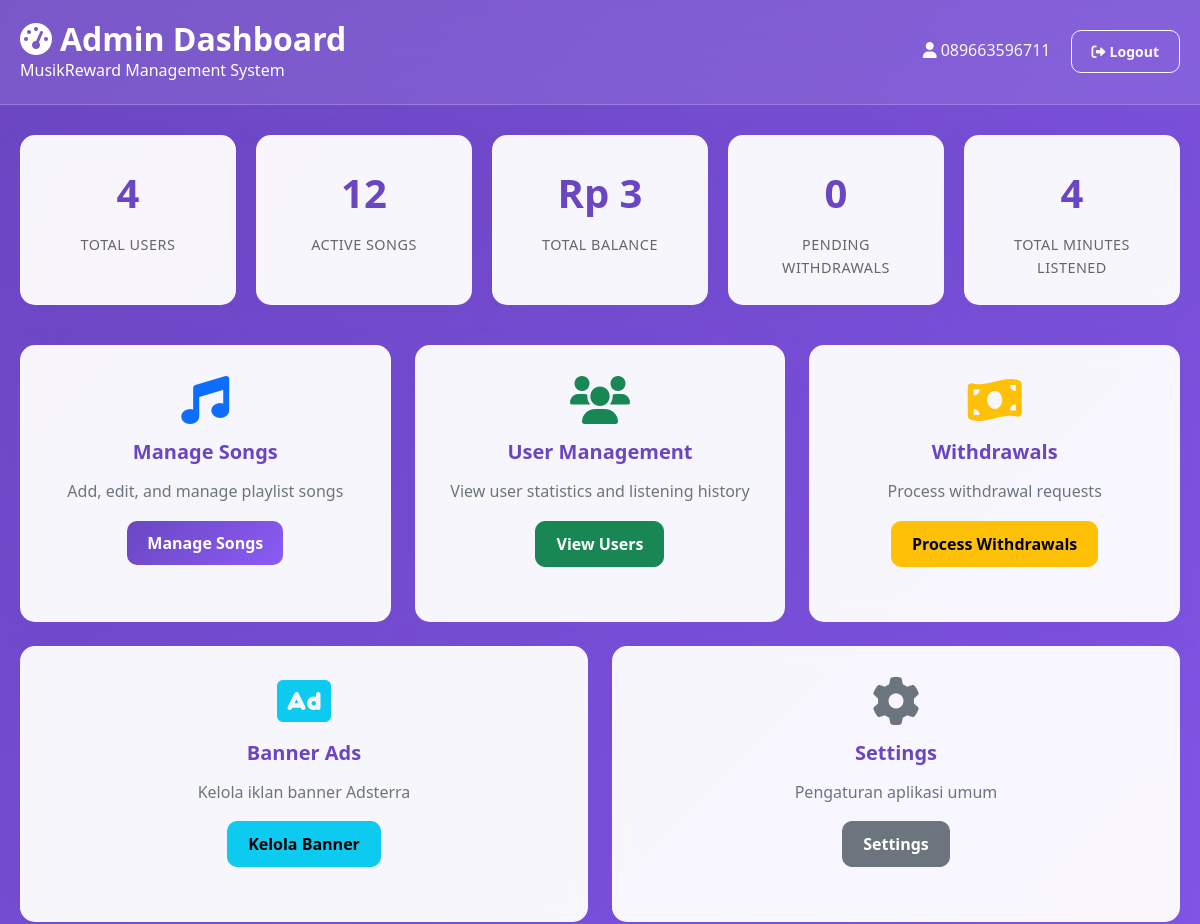
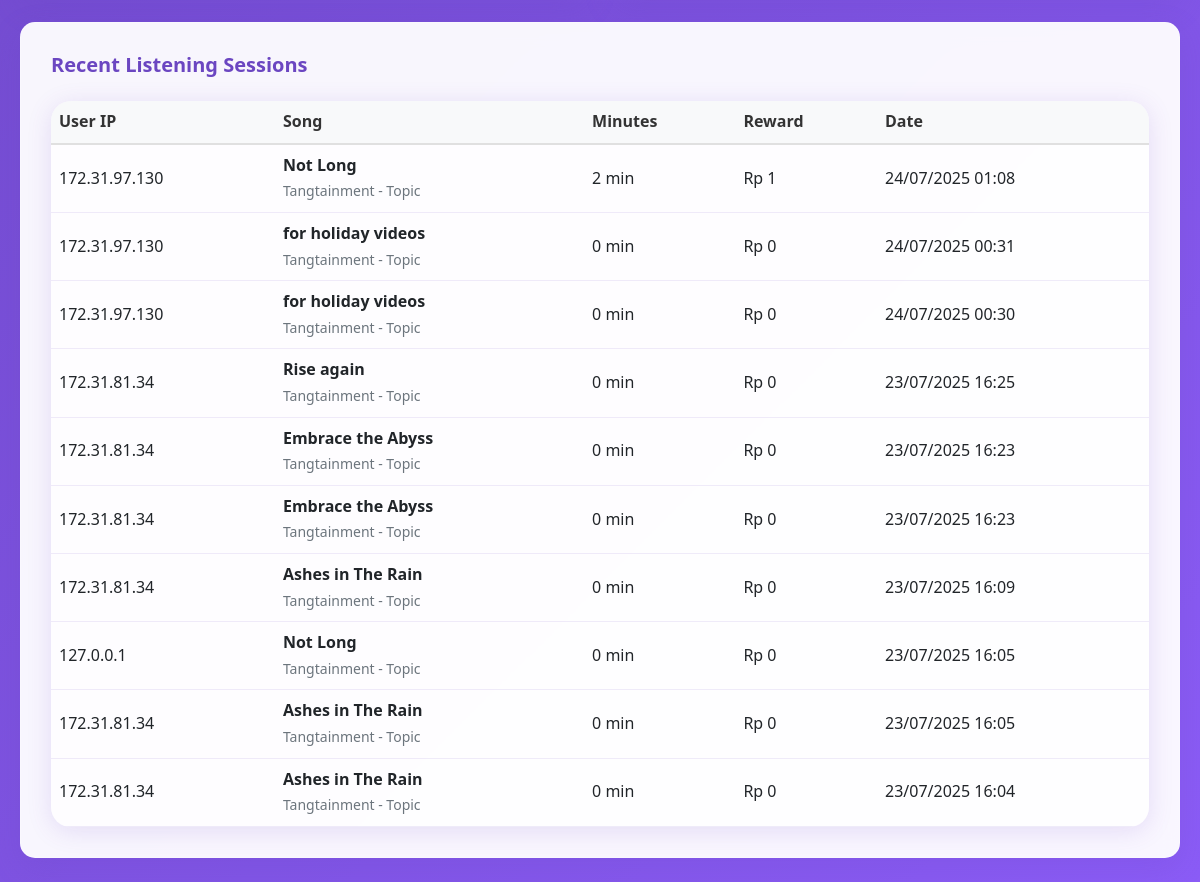
Before: /admin/index.php (signed in) with the older database file (2 pictures, top to bottom).
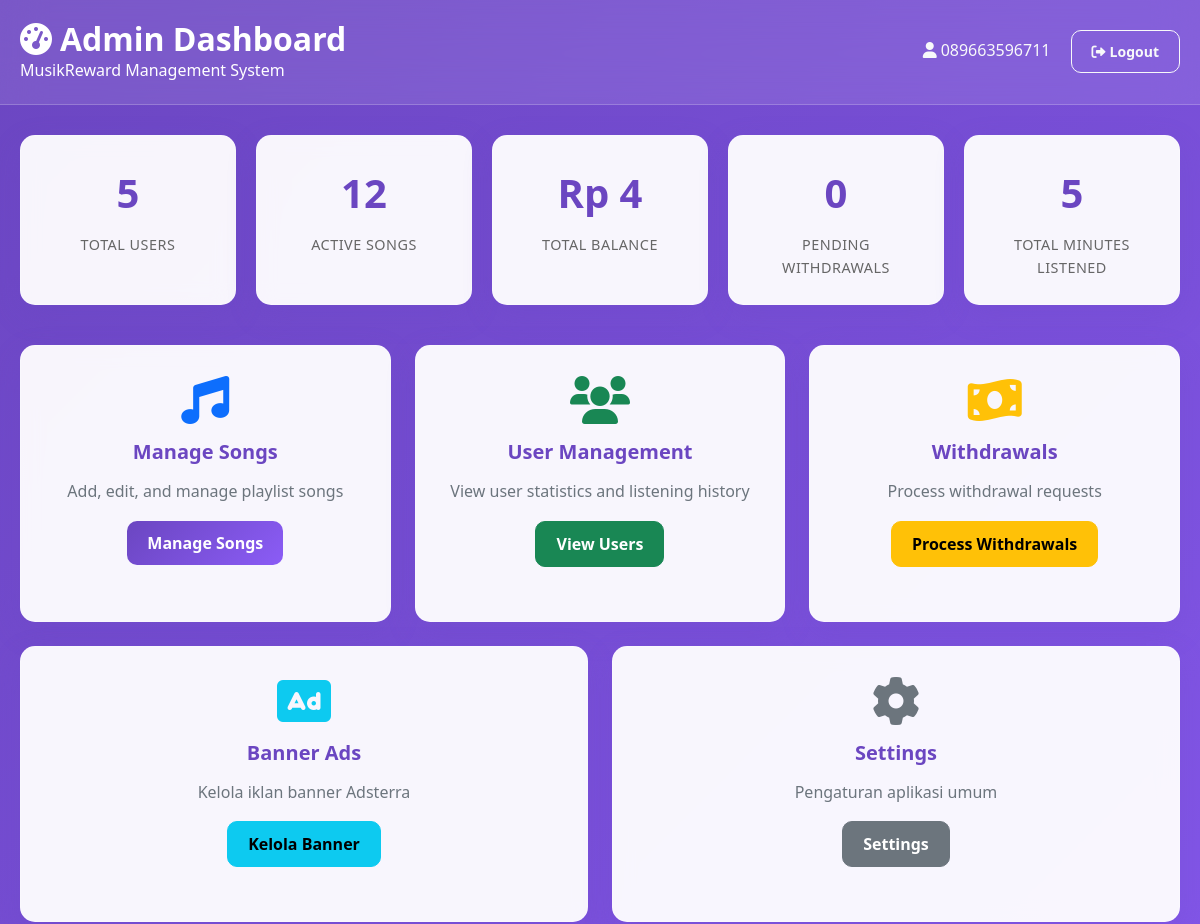
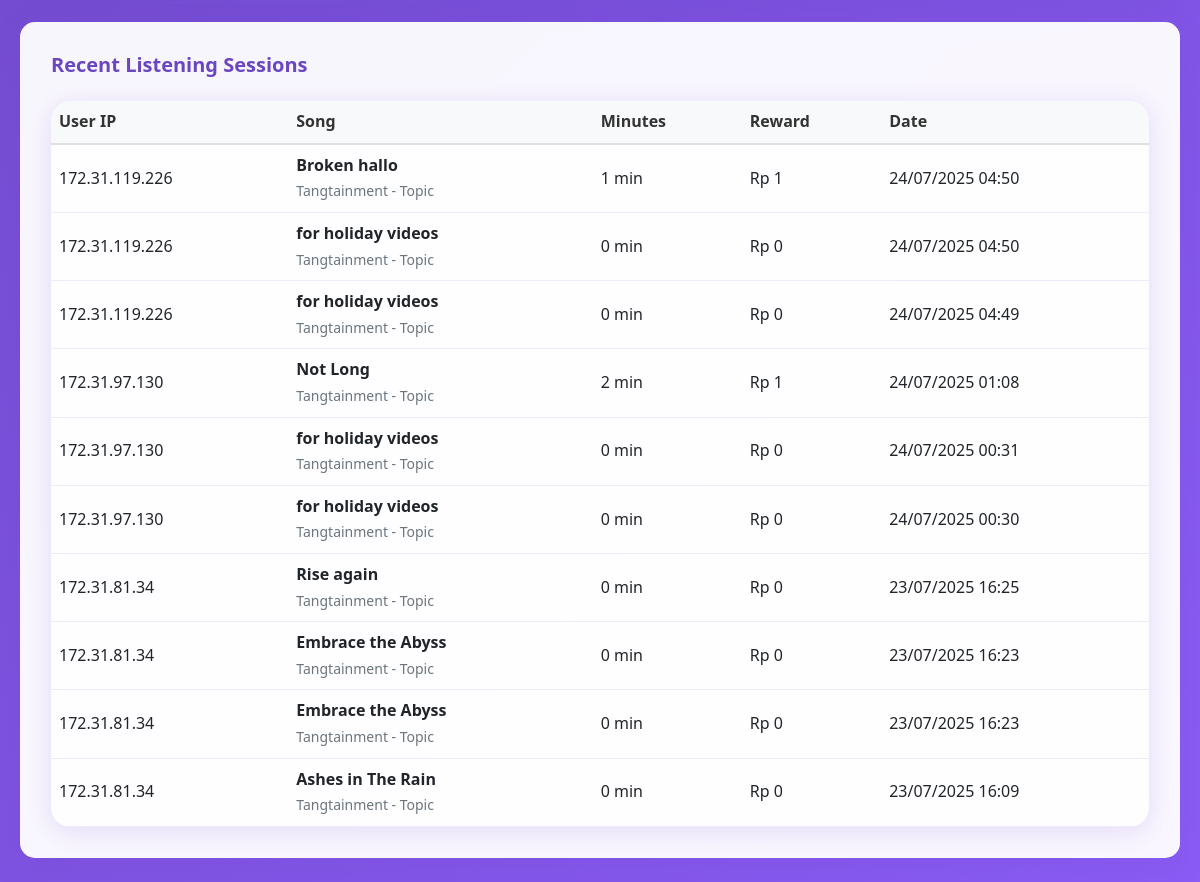
After: the same page with the newer database file (2 pictures, top to bottom).
### tables this page shows
CREATE TABLE listening_sessions (
            id INTEGER PRIMARY KEY AUTOINCREMENT,
            user_ip TEXT NOT NULL,
            song_id INTEGER NOT NULL,
            minutes_listened INTEGER DEFAULT 0,
            reward_earned REAL DEFAULT 0.00,
            completed INTEGER DEFAULT 0,
            created_at DATETIME DEFAULT CURRENT_TIMESTAMP,
            FOREIGN KEY (song_id) REFERENCES songs(id)
        );

CREATE TABLE songs (
            id INTEGER PRIMARY KEY AUTOINCREMENT,
            youtube_id TEXT NOT NULL,
            title TEXT NOT NULL,
            artist TEXT NOT NULL,
            thumbnail_url TEXT,
            duration INTEGER DEFAULT 0,
            is_active INTEGER DEFAULT 1,
            created_at DATETIME DEFAULT CURRENT_TIMESTAMP
        );

### admin/index.php (the view, shortened to what the changed rows need)
<?php
require_once '../config/database.php';
$stmt = $pdo->query("SELECT COUNT(*) as total_users FROM users");
$totalUsers = $stmt->fetch()['total_users'];
$stmt = $pdo->query("SELECT SUM(balance) as total_balance FROM users");
$totalBalance = $stmt->fetch()['total_balance'] ?: 0;
$stmt = $pdo->query("SELECT SUM(minutes_listened) as total_minutes FROM listening_sessions");
$totalMinutes = $stmt->fetch()['total_minutes'] ?: 0;
?>
<!DOCTYPE html>
<html lang="id">
<head>
    <link href="https://cdn.jsdelivr.net/npm/bootstrap@5.1.3/dist/css/bootstrap.min.css" rel="stylesheet">
    <link href="https://cdnjs.cloudflare.com/ajax/libs/font-awesome/6.0.0/css/all.min.css" rel="stylesheet">
    <link href="../assets/css/style.css?v=<?= time() ?>" rel="stylesheet">
</head>
<body>
    <div class="admin-header">
        <div class="container">
            <div class="d-flex justify-content-between align-items-center">
                <div>
                    <h1><i class="fas fa-tachometer-alt me-2"></i>Admin Dashboard</h1>
                </div>
            </div>
        </div>
    </div>
    <div class="container">
        <div class="stats-grid">
            <div class="stat-card">
                <div class="stat-number"><?= number_format($totalUsers) ?></div>
                <div class="stat-label">Total Users</div>
            </div>
            <div class="stat-card">
                <div class="stat-number">Rp <?= number_format($totalBalance, 0, ',', '.') ?></div>
                <div class="stat-label">Total Balance</div>
            </div>
            <div class="stat-card">
                <div class="stat-number"><?= number_format($totalMinutes) ?></div>
                <div class="stat-label">Total Minutes Listened</div>
            </div>
        </div>
        <div class="admin-card">
            <div class="table-responsive">
                <table class="table">
                    <thead>
                        <tr>
                            <th>User IP</th>
                            <th>Song</th>
                            <th>Minutes</th>
                            <th>Reward</th>
                            <th>Date</th>
                        </tr>
                    </thead>
                    <tbody>
                        <?php
                        $stmt = $pdo->query("
                            SELECT ls.*, s.title, s.artist
                            FROM listening_sessions ls
                            JOIN songs s ON ls.song_id = s.id
                            ORDER BY ls.created_at DESC
                            LIMIT 10
                        ");
                        $sessions = $stmt->fetchAll();
                        foreach ($sessions as $session): ?>
                        <tr>
                            <td><?= htmlspecialchars($session['user_ip']) ?></td>
                            <td>
                                <strong><?= htmlspecialchars($session['title']) ?></strong><br>
                                <small class="text-muted"><?= htmlspecialchars($session['artist']) ?></small>
                            </td>
                            <td><?= $session['minutes_listened'] ?> min</td>
                            <td>Rp <?= number_format($session['reward_earned'], 0, ',', '.') ?></td>
                            <td><?= date('d/m/Y H:i', strtotime($session['created_at'])) ?></td>
                        </tr>
                        <?php endforeach; ?>
                    </tbody>
                </table>
            </div>
        </div>
    </div>
</body>
</html>

Changed rows visible on the page:
no longer on this page (row unchanged): listening_sessions: user_ip "127.0.0.1", song.title "Not Long", song.artist "Tangtainment - Topic", minutes_listened "0", reward_earned "0", created_at "23/07/2025 16:05"
no longer on this page (row unchanged): listening_sessions: user_ip "172.31.81.34", song.title "Ashes in The Rain", song.artist "Tangtainment - Topic", minutes_listened "0", reward_earned "0", created_at "23/07/2025 16:05"
no longer on this page (row unchanged): listening_sessions: user_ip "172.31.81.34", song.title "Ashes in The Rain", song.artist "Tangtainment - Topic", minutes_listened "0", reward_earned "0", created_at "23/07/2025 16:04"
added listening_sessions: user_ip "172.31.119.226", song.title "Broken hallo", song.artist "Tangtainment - Topic", minutes_listened "1", reward_earned "1", created_at "24/07/2025 04:50"
added listening_sessions: user_ip "172.31.119.226", song.title "for holiday videos", song.artist "Tangtainment - Topic", minutes_listened "0", reward_earned "0", created_at "24/07/2025 04:50"
added listening_sessions: user_ip "172.31.119.226", song.title "for holiday videos", song.artist "Tangtainment - Topic", minutes_listened "0", reward_earned "0", created_at "24/07/2025 04:49"
Other visible differences:
$totalUsers: "4" → "5"
$totalBalance: "3" → "4"
$totalMinutes: "4" → "5"
